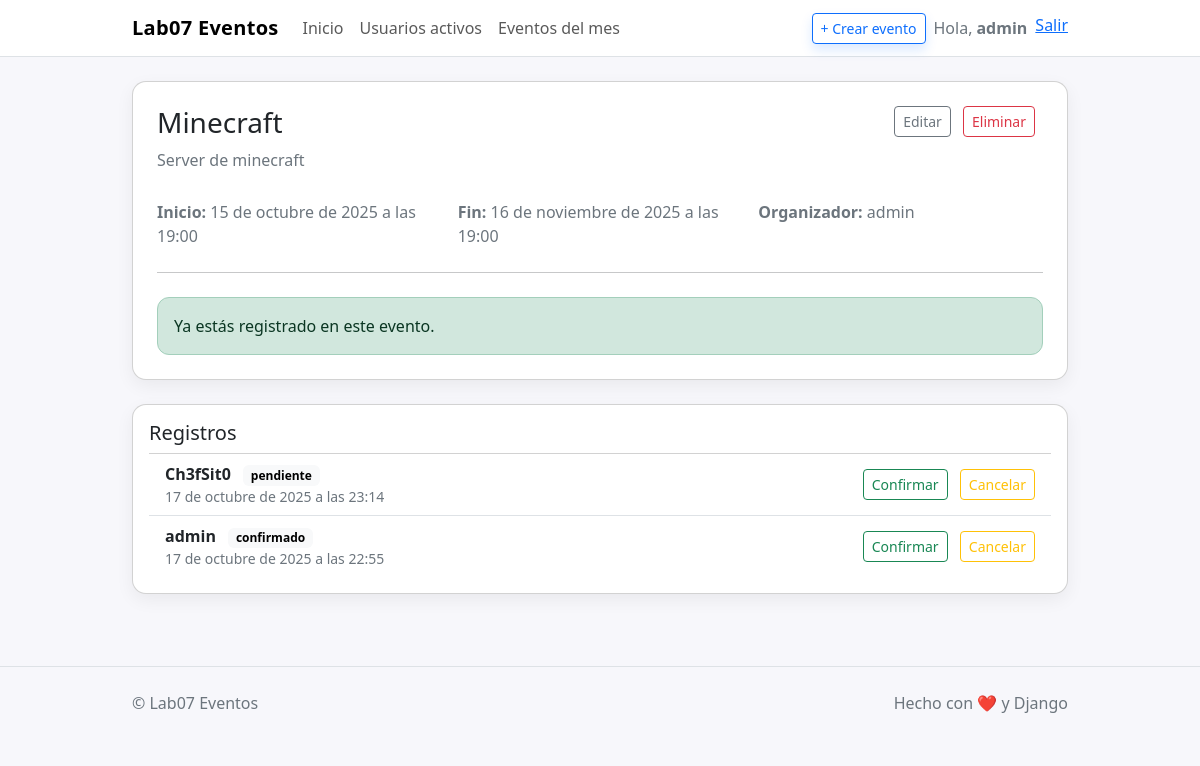
Screenshot of /evento/1/ (signed in) with the database file from the repository.
### eventos/models.py (models this page shows, shortened)
class Evento(models.Model):
    titulo = models.CharField(max_length=150)
    descripcion = models.TextField()
    fecha_inicio = models.DateTimeField()
    fecha_fin = models.DateTimeField()
    organizador = models.ForeignKey(User, on_delete=models.CASCADE, related_name='eventos_organizados')
    creado = models.DateTimeField(auto_now_add=True)
    class Meta:
        ordering = ["fecha_inicio"]

class RegistroEvento(models.Model):
    PENDIENTE = "pendiente"
    CONFIRMADO = "confirmado"
    CANCELADO = "cancelado"
    ESTADOS = [
        (PENDIENTE, "Pendiente"),
        (CONFIRMADO, "Confirmado"),
        (CANCELADO, "Cancelado"),
    ]
    evento = models.ForeignKey(Evento, on_delete=models.CASCADE, related_name='registros')
    usuario = models.ForeignKey(User, on_delete=models.CASCADE, related_name='registros_evento')
    fecha_registro = models.DateTimeField(auto_now_add=True)
    estado = models.CharField(max_length=20, choices=ESTADOS, default=PENDIENTE)
    class Meta:
        unique_together = ("evento", "usuario")
        ordering = ["-fecha_registro"]

### eventos/views.py (the view)
# urls.py: path('evento/<int:pk>/', views.EventoDetailView.as_view(), name='detalle'),
class EventoDetailView(DetailView):
    model = Evento
    template_name = "eventos/evento_detail.html"
    context_object_name = "evento"
    def get_context_data(self, **kwargs):
        ctx = super().get_context_data(**kwargs)
        if self.request.user.is_authenticated:
            ya_registrado = RegistroEvento.objects.filter(
                evento=self.object, usuario=self.request.user
            ).exists()
        else:
            ya_registrado = False
        ctx["ya_registrado"] = ya_registrado
        ctx["form_registro"] = RegistroEventoForm()
        ctx["registros"] = self.object.registros.select_related("usuario")
        return ctx

### templates/eventos/evento_detail.html (shortened to what this page needs)
{% extends "eventos/base.html" %}
{% block content %}
<div class="card p-4 mb-4">
  <div class="d-flex justify-content-between flex-wrap gap-2">
    <h1 class="h3 m-0">{{ evento.titulo }}</h1>
    <div class="card-actions">
      {% if user.is_superuser or user == evento.organizador %}
        <a class="btn btn-outline-secondary btn-sm" href="{% url 'eventos:editar' evento.pk %}">Editar</a>
        <a class="btn btn-outline-danger btn-sm" href="{% url 'eventos:eliminar' evento.pk %}">Eliminar</a>
      {% endif %}
    </div>
  </div>
  <p class="text-secondary mt-2 mb-1">{{ evento.descripcion }}</p>
  <div class="row text-secondary mt-2 g-3">
    <div class="col-md-4"><strong>Inicio:</strong> {{ evento.fecha_inicio }}</div>
    <div class="col-md-4"><strong>Fin:</strong> {{ evento.fecha_fin }}</div>
    <div class="col-md-4"><strong>Organizador:</strong> {{ evento.organizador.username }}</div>
  </div>
  <hr class="my-4">
  {% if user.is_authenticated %}
    {% if ya_registrado %}
      <div class="alert alert-success mb-0">Ya estás registrado en este evento.</div>
    {% else %}
      <form class="form-wrap" method="post" action="{% url 'eventos:registrarme' evento.pk %}">
        {% csrf_token %}
        {{ form_registro.as_p }}
        <button class="btn btn-primary btn-shadow" type="submit">Registrarme</button>
      </form>
    {% endif %}
  {% else %}
    <div class="alert alert-warning mb-0">
      Inicia sesión para registrarte: <a href="{% url 'login' %}" class="alert-link">Ingresar</a>
    </div>
  {% endif %}
</div>
<div class="card p-3">
  <h2 class="h5">Registros</h2>
  <ul class="list-group list-group-flush">
    {% for r in registros %}
      <li class="list-group-item d-flex justify-content-between align-items-center">
        <div>
          <strong>{{ r.usuario.username }}</strong>
          <span class="badge text-bg-light ms-2">{{ r.estado }}</span>
          <div class="small text-secondary">{{ r.fecha_registro }}</div>
        </div>
        {% if user.is_superuser or user == evento.organizador %}
          <div>
            <a class="btn btn-outline-success btn-sm me-2"
               href="{% url 'eventos:cambiar_estado' r.id %}?estado=confirmado">Confirmar</a>
            <a class="btn btn-outline-warning btn-sm"
               href="{% url 'eventos:cambiar_estado' r.id %}?estado=cancelado">Cancelar</a>
          </div>
        {% endif %}
      </li>
    {% empty %}
      <li class="list-group-item text-secondary">Sin registros aún.</li>
    {% endfor %}
  </ul>
</div>
{% endblock %}

### templates/eventos/base.html (shortened to what this page needs)
<!doctype html>
<html lang="es" data-bs-theme="light">
<head>
  <link href="https://cdn.jsdelivr.net/npm/bootstrap@5.3.3/dist/css/bootstrap.min.css" rel="stylesheet">
  <link href="/static/css/base.css" rel="stylesheet">
</head>
<body>
<nav class="navbar navbar-expand-lg bg-white border-bottom sticky-top">
  <div class="container container-narrow">
    <a class="navbar-brand" href="{% url 'eventos:lista' %}">
      <strong>Lab07 Eventos</strong>
    </a>
    <div id="navMain" class="collapse navbar-collapse">
      <ul class="navbar-nav me-auto mb-2 mb-lg-0">
        <li class="nav-item"><a class="nav-link" href="{% url 'eventos:lista' %}">Inicio</a></li>
        <li class="nav-item"><a class="nav-link" href="{% url 'eventos:usuarios_activos' %}">Usuarios activos</a></li>
        <li class="nav-item"><a class="nav-link" href="{% url 'eventos:eventos_mes' %}">Eventos del mes</a></li>
      </ul>
      <ul class="navbar-nav ms-auto">
        {% if user.is_authenticated %}
          <li class="nav-item me-2">
            <a class="btn btn-outline-primary btn-sm btn-shadow" href="{% url 'eventos:crear' %}">
              + Crear evento
            </a>
          </li>
          <li class="nav-item d-flex align-items-center me-2 text-secondary">
            Hola, <strong class="ms-1">{{ user.username }}</strong>
          </li>
          <li class="nav-item">
            <form method="post" action="{% url 'logout' %}">
              <button class="linklike" type="submit" title="Salir">Salir</button>
            </form>
          </li>
        {% else %}
          <li class="nav-item"><a class="nav-link" href="{% url 'login' %}">Ingresar</a></li>
          <li class="nav-item"><a class="btn btn-primary btn-sm ms-lg-2 btn-shadow" href="{% url 'signup' %}">Registrarme</a></li>
        {% endif %}
      </ul>
    </div>
  </div>
</nav>
<main class="container container-narrow py-4">
  {% block content %}{% endblock %}
</main>
<footer class="border-top py-4 mt-5">
  <div class="container container-narrow d-flex justify-content-between">
    <span>© {{ now|date:"Y" }} Lab07 Eventos</span>
    <span>Hecho con ❤️ y Django</span>
  </div>
</footer>
</body>
</html>

### static/css/base.css (style rules this page uses)
:root { --brand: #0d6efd; --bg: #f7f7fb; }
body { background: var(--bg); }
.navbar-brand strong { letter-spacing: .3px; }
.card { border-radius: 14px; box-shadow: 0 6px 18px rgba(0,0,0,.06); }
.btn-shadow { box-shadow: 0 6px 12px rgba(13,110,253,.15); }
.container-narrow { max-width: 960px; }
footer { color: #6c757d; }
.card-actions a, .card-actions form button { margin-right: .5rem; }
.alert { border-radius: 12px; }
button.linklike { border: none; background: none; padding: 0; color: #0d6efd; text-decoration: underline; cursor: pointer; }

### rows the page displays
Evento: titulo "Minecraft", descripcion "Server de minecraft", fecha_inicio "15 de octubre de 2025 a las 19:00", fecha_fin "16 de noviembre de 2025 a las 19:00", organizador.username "admin"
RegistroEvento: usuario.username "Ch3fSit0", estado "pendiente", fecha_registro "17 de octubre de 2025 a las 23:14"
RegistroEvento: usuario.username "admin", estado "confirmado", fecha_registro "17 de octubre de 2025 a las 22:55"

### other values shown
{{ user.username }} "admin"
